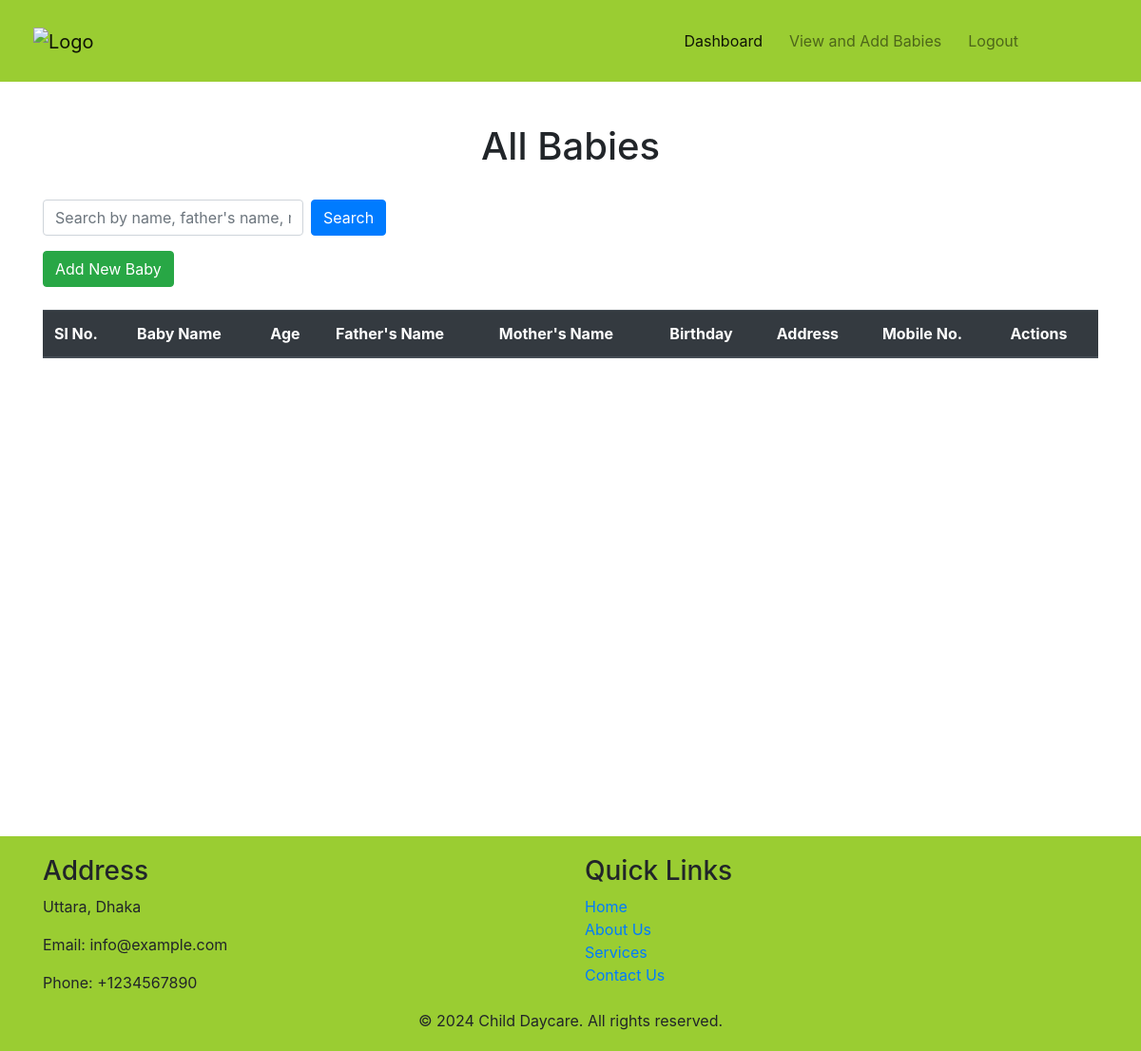
Page /view.php (signed in) on the earlier database version.
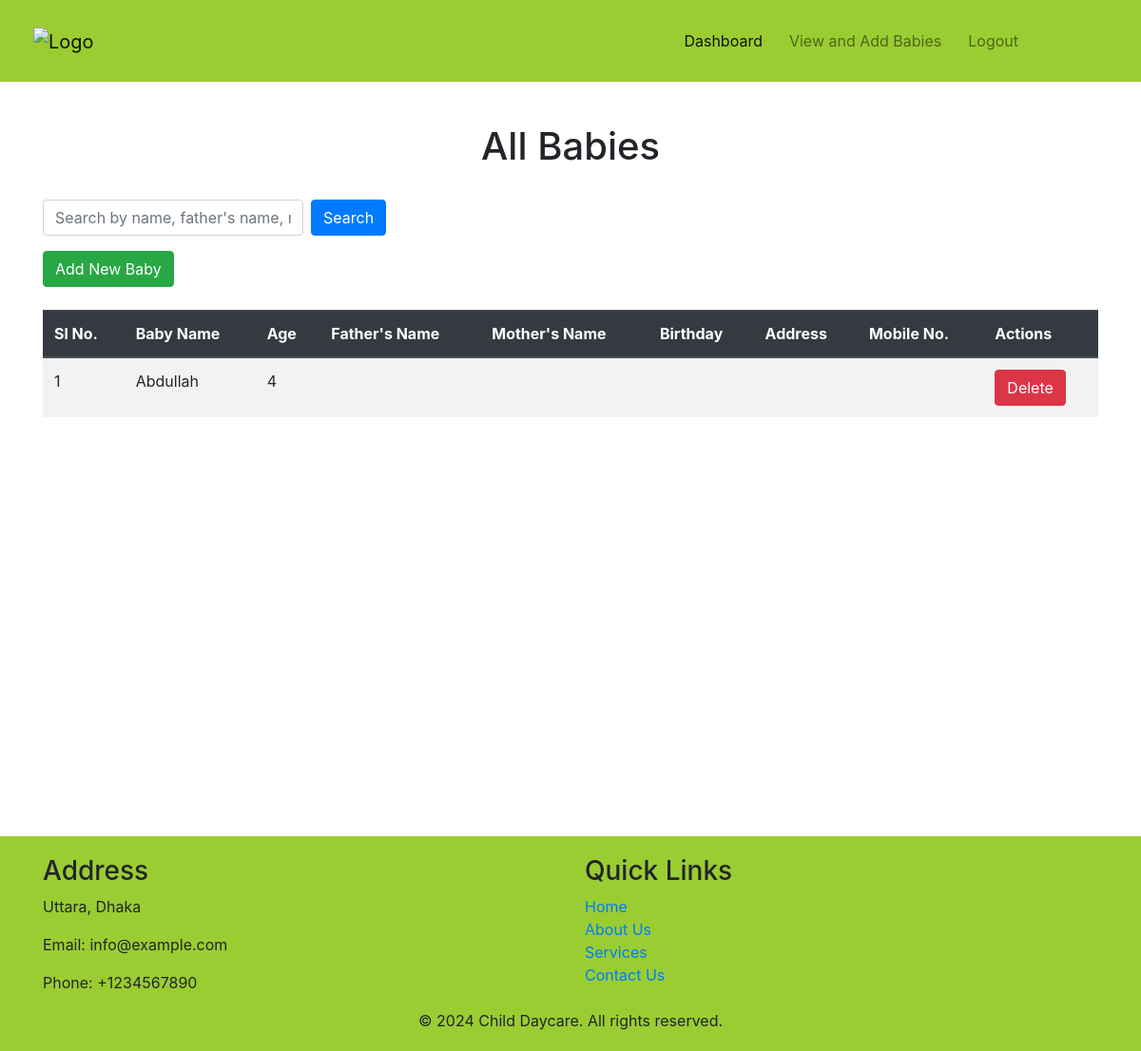
Same page on the later database version.
### tables this page shows
CREATE TABLE `baby` (
  `id` int(11) NOT NULL,
  `name` varchar(100) NOT NULL,
  `qty` int(5) NOT NULL,
  `price` decimal(10,2) NOT NULL,
  `login_id` int(11) NOT NULL
);

### view.php (the view, shortened to what this page needs)
<?php
include 'header.php';
include_once("connection.php");
$search = "";
$query = "SELECT * FROM baby WHERE login_id=" . $_SESSION['id'];
$query .= " ORDER BY id DESC";
$result = mysqli_query($mysqli, $query);
?>
<div class="container mt-10" style="margin-top: 130px; min-height:700px;">
    <div class="row">
        <div class="col">
            <h1 class="text-center">All Babies</h1>
            <br>
            <div class="row mb-3">
                <div class="col-md-6">
                    <form action="view.php" method="GET" class="form-inline">
                        <input type="text" name="search"
                            class="form-control mr-2"
                            placeholder="Search by name, father's name, mother's name, birthday, address, or mobile number"
                            value="<?php echo $search; ?>">
                        <button type="submit"
                            class="btn btn-primary">Search</button>
                    </form>
                </div>
            </div>
            <a href="add.php" class="btn btn-success">Add New Baby</a>
            <br><br>
            <table class="table table-striped">
                <thead class="thead-dark">
                    <tr>
                        <th>Sl No.</th>
                        <th>Baby Name</th>
                        <th>Age</th>
                        <th>Father's Name</th>
                        <th>Mother's Name</th>
                        <th>Birthday</th>
                        <th>Address</th>
                        <th>Mobile No.</th>
                        <th>Actions</th>
                    </tr>
                </thead>
                <tbody>
                    <?php
                    $count = 1;
                    while ($res = mysqli_fetch_array($result)) {
                        echo "<tr>";
                        echo "<td>" . $count . "</td>";
                        echo "<td>" . $res['name'] . "</td>";
                        echo "<td>" . $res['qty'] . "</td>";
                        echo "<td>" . $res['father_name'] . "</td>";
                        echo "<td>" . $res['mother_name'] . "</td>";
                        echo "<td>" . $res['birthday'] . "</td>";
                        echo "<td>" . $res['address'] . "</td>";
                        echo "<td>" . $res['mobile_no'] . "</td>";
                        echo "<td>
                            <a href=\"delete.php?id=$res[id]\" class='btn btn-danger' onclick=\"return confirm('Are you sure you want to delete?')\">Delete</a>
                        </td>";
                        echo "</tr>";
                        $count++;
                    }
                    ?>
                </tbody>
            </table>
        </div>
    </div>
</div>
<?php include 'footer.php'; ?>

### header.php (shortened to what this page needs)
<!DOCTYPE html>
<html lang="en">
<head>
    <link rel="stylesheet"
        href="https://stackpath.bootstrapcdn.com/bootstrap/4.5.2/css/bootstrap.min.css">
    <link rel="stylesheet" href="style.css">
</head>
<body>
    <nav class="navbar navbar-expand-lg navbar-light fixed-top header-section"
        id="header">
        <a class="navbar-brand" href="index.php">
            <img src="https://childcheer.org/wp-content/uploads/2022/12/header.jpg"
                alt="Logo" width="100" style="    width: 300px;
    height: auto;
    padding-left: 35px;
" height="auto">
        </a>
        <div class="collapse navbar-collapse justify-content-end"
            style="margin-right:100px;" id="navbarSupportedContent">
            <ul class="navbar-nav">
                <li
                    class="nav-item <?php echo isset($_SESSION['valid']) ? 'active' : ''; ?>">
                    <?php if (isset($_SESSION['valid'])) {
                        echo '<a class="nav-link" href="dashboard.php">Dashboard</a>';
                    } else {
                        echo '<a class="nav-link" href="index.php">Home</a>';
                    } ?>
                </li>
                <li class="nav-item">
                    <?php
                    if (isset($_SESSION['valid'])) {
                        echo '<a class="nav-link" href="view.php">View and Add Babies</a>';
                    }
                    ?>
                </li>
                <li class="nav-item">
                    <?php
                    if (isset($_SESSION['valid'])) {
                        echo '<a class="nav-link button" href="logout.php">Logout</a>';
                    } else {
                        echo '<a class="nav-link" href="add.php">Admission Request</a>';
                    }
                    ?>
                </li>
            </ul>
        </div>
    </nav>

### footer.php (shortened to what this page needs)
</body>
<footer class="footer-section bg-light">
    <div class="container">
        <div class="row">
            <div class="col-md-6">
                <h3>Address</h3>
                <div class="footer-widget">
                    <p>Uttara, Dhaka</p>
                    <p>Email: info@example.com</p>
                    <p>Phone: +1234567890</p>
                </div>
            </div>
            <div class="col-md-6">
                <div class="footer-widget">
                    <h3>Quick Links</h3>
                    <ul class="list-unstyled">
                        <li><a href="#">Home</a></li>
                        <li><a href="#">About Us</a></li>
                        <li><a href="#">Services</a></li>
                        <li><a href="#">Contact Us</a></li>
                    </ul>
                </div>
            </div>
        </div>
        <div class="row">
            <div class="col-md-12 text-center">
                <p class="mb-0">&copy; <?php echo date("Y"); ?> Child Daycare.
                    All rights reserved.</p>
            </div>
        </div>
    </div>
</footer>
</html>

### style.css (style rules this page uses)
body { margin: auto; height: 500px; }
#header { padding: 20px 10px 20px 0px; margin-bottom: 25px; background: white; border-bottom: 1px solid white; background-color: yellowgreen; }
.footer-section { margin-top: 50px; padding: 20px; background-color: yellowgreen !important; }

Differences in the rows shown:
added baby: name "Abdullah", qty "4"
